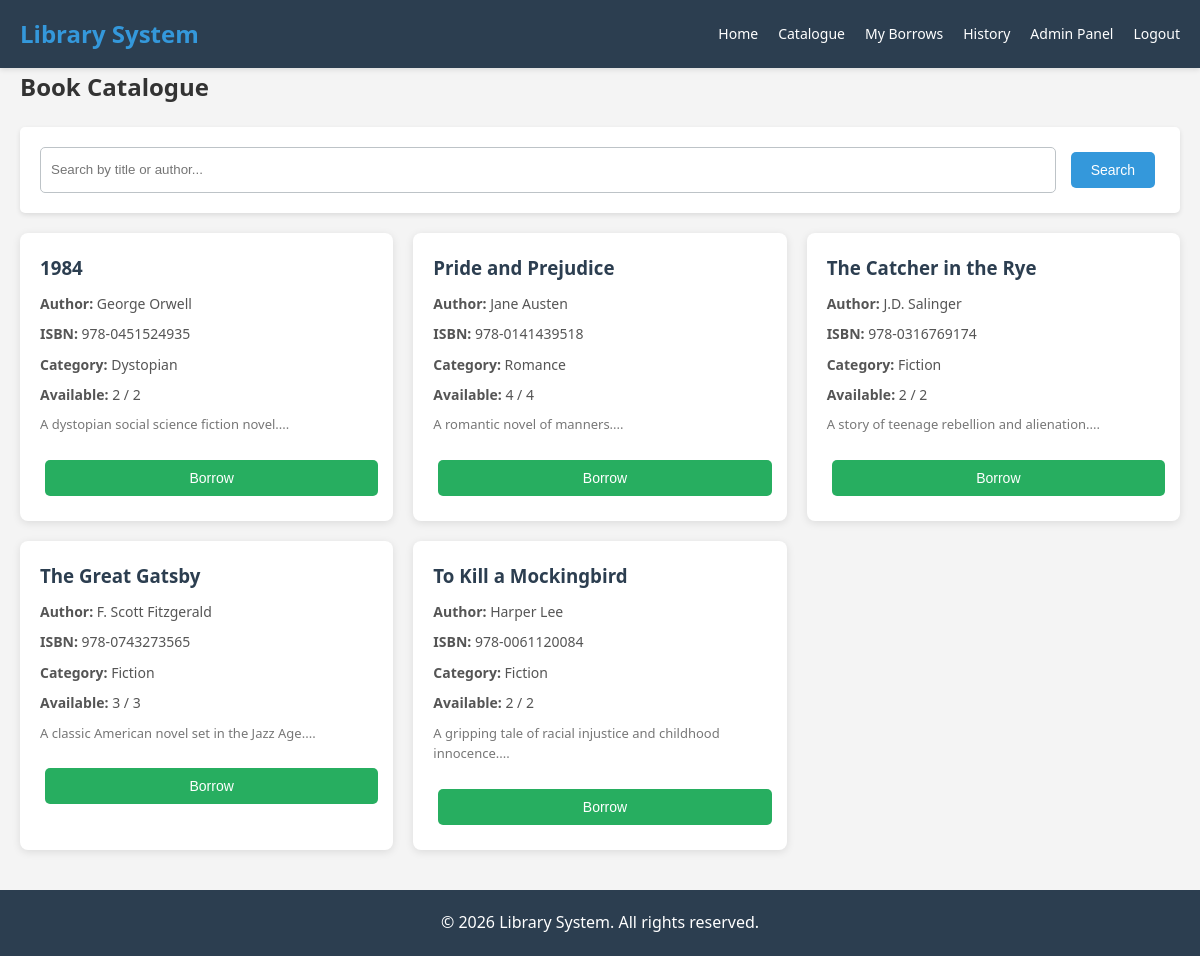
The app's page /pages/catalogue.php (signed in) with its own data.
### tables this page shows
CREATE TABLE books (
    book_id INT PRIMARY KEY AUTO_INCREMENT,
    title VARCHAR(200) NOT NULL,
    author VARCHAR(100) NOT NULL,
    isbn VARCHAR(20) UNIQUE,
    publisher VARCHAR(100),
    publication_year YEAR,
    category VARCHAR(50),
    total_copies INT DEFAULT 1,
    available_copies INT DEFAULT 1,
    description TEXT,
    created_at TIMESTAMP DEFAULT CURRENT_TIMESTAMP,
    updated_at TIMESTAMP DEFAULT CURRENT_TIMESTAMP ON UPDATE CURRENT_TIMESTAMP
);

### includes/User.php (called while the page is built, shortened)
<?php
require_once __DIR__ . '/Database.php';
class User {
    public static function isAdmin() {
        return isset($_SESSION['role']) && $_SESSION['role'] === 'admin';
    }
}
?>

### includes/Database.php (called while the page is built, shortened)
<?php
class Database {
    private $connection;
    private $host;
    private $user;
    private $pass;
    private $db;
    public function __construct() {
        $this->host = DB_HOST;
        $this->user = DB_USER;
        $this->pass = DB_PASS;
        $this->db = DB_NAME;
    }
    private function connect() {
        $this->connection = new mysqli($this->host, $this->user, $this->pass, $this->db);
        $this->connection->set_charset("utf8");
    }
    public function query($sql) {
        $result = $this->connection->query($sql);
        return $result;
    }
}
?>

### includes/Book.php (called while the page is built, shortened)
<?php
require_once __DIR__ . '/Database.php';
class Book {
    private $db;
    public function __construct() {
        $this->db = new Database();
    }
    public function getAllBooks() {
        $sql = "SELECT * FROM books ORDER BY title ASC";
        $result = $this->db->query($sql);
        return $result->fetch_all(MYSQLI_ASSOC);
    }
}
?>

### pages/catalogue.php (the view, shortened to what this page needs)
<?php
require_once '../includes/User.php';
require_once '../includes/Book.php';
$book = new Book();
$books = [];
$search_keyword = '';
if ($_SERVER['REQUEST_METHOD'] === 'POST' && !empty($_POST['search'])) {
    $search_keyword = trim($_POST['search']);
    $books = $book->searchBooks($search_keyword);
} else {
    $books = $book->getAllBooks();
}
?>
<!DOCTYPE html>
<html lang="en">
<head>
    <link rel="stylesheet" href="../css/style.css">
</head>
<body>
    <div class="navbar">
        <div class="container">
            <h1 class="logo">Library System</h1>
            <nav>
                <ul>
                    <li><a href="../index.php">Home</a></li>
                    <li><a href="catalogue.php">Catalogue</a></li>
                    <li><a href="my_borrows.php">My Borrows</a></li>
                    <li><a href="borrowing_history.php">History</a></li>
                    <?php if (User::isAdmin()): ?>
                        <li><a href="../admin/dashboard.php">Admin Panel</a></li>
                    <?php endif; ?>
                    <li><a href="logout.php">Logout</a></li>
                </ul>
            </nav>
        </div>
    </div>
    <div class="container">
        <h2>Book Catalogue</h2>
        <div class="search-container">
            <form method="POST">
                <input type="text" name="search" placeholder="Search by title or author..." value="<?php echo htmlspecialchars($search_keyword); ?>">
                <button type="submit" class="btn btn-primary">Search</button>
            </form>
        </div>
        <?php if (empty($books)): ?>
            <p class="text-center">No books found.</p>
        <?php else: ?>
            <div class="books-grid">
                <?php foreach ($books as $b): ?>
                    <div class="book-card">
                        <h3><?php echo htmlspecialchars($b['title']); ?></h3>
                        <p><strong>Author:</strong> <?php echo htmlspecialchars($b['author']); ?></p>
                        <p><strong>ISBN:</strong> <?php echo htmlspecialchars($b['isbn'] ?? 'N/A'); ?></p>
                        <p><strong>Category:</strong> <?php echo htmlspecialchars($b['category'] ?? 'N/A'); ?></p>
                        <p><strong>Available:</strong> <?php echo $b['available_copies']; ?> / <?php echo $b['total_copies']; ?></p>
                        <p class="description"><?php echo htmlspecialchars(substr($b['description'], 0, 100)); ?>...</p>
                        <?php if ($b['available_copies'] > 0): ?>
                            <form method="POST" action="borrow.php" style="display: inline;">
                                <button type="submit" class="btn btn-success">Borrow</button>
                            </form>
                        <?php else: ?>
                            <button disabled class="btn btn-disabled">Unavailable</button>
                        <?php endif; ?>
                    </div>
                <?php endforeach; ?>
            </div>
        <?php endif; ?>
    </div>
    <footer>
        <p>&copy; <?php echo date('Y'); ?> Library System. All rights reserved.</p>
    </footer>
</body>
</html>

### css/style.css (style rules this page uses)
* { margin: 0; padding: 0; box-sizing: border-box; }
body { font-family: 'Segoe UI', Tahoma, Geneva, Verdana, sans-serif; line-height: 1.6; color: #333; background-color: #f4f4f4; }
.container { max-width: 1200px; margin: 0 auto; padding: 0 20px; }
.navbar { background-color: #2c3e50; color: white; padding: 15px 0; box-shadow: 0 2px 5px rgba(0,0,0,0.1); position: sticky; top: 0; z-index: 100; }
.navbar .container { display: flex; justify-content: space-between; align-items: center; }
.navbar .logo { font-size: 24px; font-weight: bold; color: #3498db; }
.navbar nav ul { list-style: none; display: flex; gap: 20px; flex-wrap: wrap; }
.navbar nav a { color: white; text-decoration: none; transition: color 0.3s; font-size: 14px; }
.btn { display: inline-block; padding: 10px 20px; border: none; border-radius: 5px; cursor: pointer; text-decoration: none; transition: all 0.3s; font-size: 14px; margin: 5px; }
.btn-primary { background-color: #3498db; color: white; }
.btn-success { background-color: #27ae60; color: white; }
.search-container { margin: 20px 0; padding: 20px; background: white; border-radius: 5px; box-shadow: 0 2px 5px rgba(0,0,0,0.1); }
.search-container form { display: flex; gap: 10px; flex-wrap: wrap; }
.search-container input { flex: 1; min-width: 200px; padding: 10px; border: 1px solid #bdc3c7; border-radius: 5px; }
.books-grid { display: grid; grid-template-columns: repeat(auto-fill, minmax(300px, 1fr)); gap: 20px; margin: 20px 0; }
.book-card { background: white; padding: 20px; border-radius: 8px; box-shadow: 0 2px 8px rgba(0,0,0,0.1); transition: transform 0.3s, box-shadow 0.3s; }
.book-card h3 { color: #2c3e50; margin-bottom: 10px; }
.book-card p { margin-bottom: 8px; font-size: 14px; color: #555; }
.book-card .description { color: #777; font-size: 13px; margin-bottom: 15px; }
.book-card .btn { width: 100%; text-align: center; margin-top: 10px; }
footer { background-color: #2c3e50; color: white; text-align: center; padding: 20px; margin-top: 40px; }

### records on screen
books: title "1984", author "George Orwell", isbn "978-0451524935", category "Dystopian", available_copies "2", total_copies "2", description "A dystopian social science fiction novel."
books: title "Pride and Prejudice", author "Jane Austen", isbn "978-0141439518", category "Romance", available_copies "4", total_copies "4", description "A romantic novel of manners."
books: title "The Catcher in the Rye", author "J.D. Salinger", isbn "978-0316769174", category "Fiction", available_copies "2", total_copies "2", description "A story of teenage rebellion and alienation."
books: title "The Great Gatsby", author "F. Scott Fitzgerald", isbn "978-0743273565", category "Fiction", available_copies "3", total_copies "3", description "A classic American novel set in the Jazz Age."
books: title "To Kill a Mockingbird", author "Harper Lee", isbn "978-0061120084", category "Fiction", available_copies "2", total_copies "2", description "A gripping tale of racial injustice and childhood innocence."
